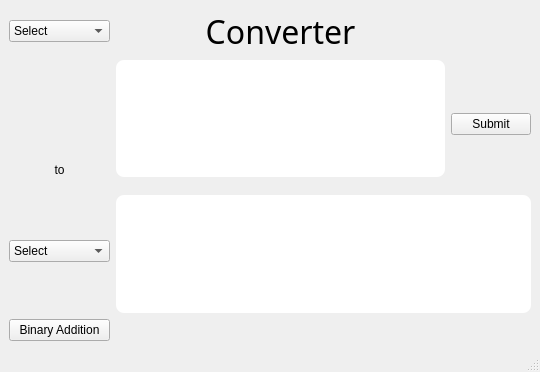
<?xml version="1.0" encoding="UTF-8"?>
<ui version="4.0">
 <class>MainWindow</class>
 <widget class="QMainWindow" name="MainWindow">
  <property name="geometry">
   <rect>
    <x>0</x>
    <y>0</y>
    <width>540</width>
    <height>372</height>
   </rect>
  </property>
  <property name="windowTitle">
   <string>MainWindow</string>
  </property>
  <widget class="QWidget" name="centralwidget">
   <layout class="QGridLayout" name="gridLayout">
    <item row="4" column="1" colspan="2">
     <widget class="QTextBrowser" name="outputbox">
      <property name="styleSheet">
       <string notr="true">QTextBrowser{
	border: 0px solid ;border-radius:8px; background-color: palette(base); 
}

QTextBrowser:hover{
	border: 1px solid rgb(193,225,193); border-radius:8px; background-color : palette(base)
}
</string>
      </property>
     </widget>
    </item>
    <item row="1" column="2" rowspan="3">
     <widget class="QPushButton" name="Submitbutton">
      <property name="styleSheet">
       <string notr="true"/>
      </property>
      <property name="text">
       <string>Submit</string>
      </property>
     </widget>
    </item>
    <item row="5" column="0">
     <widget class="QPushButton" name="binaryadditionbutton">
      <property name="text">
       <string>Binary Addition</string>
      </property>
     </widget>
    </item>
    <item row="1" column="1">
     <widget class="QTextEdit" name="userentry">
      <property name="cursor" stdset="0">
       <cursorShape>IBeamCursor</cursorShape>
      </property>
      <property name="styleSheet">
       <string notr="true">QTextEdit{
	border: 0px solid ;border-radius:8px; background-color: palette(base); 
}

QTextEdit:focus{
	border: 1px solid rgb(255,105,97); border-radius:8px; background-color : palette(base)
}

QTextEdit:hover{
	border: 1px solid rgb(255,105,97); border-radius:8px; background-color : palette(base)
}</string>
      </property>
     </widget>
    </item>
    <item row="3" column="0" rowspan="2">
     <widget class="QComboBox" name="choice2">
      <item>
       <property name="text">
        <string>Select</string>
       </property>
      </item>
      <item>
       <property name="text">
        <string>Binary</string>
       </property>
      </item>
      <item>
       <property name="text">
        <string>Denary</string>
       </property>
      </item>
      <item>
       <property name="text">
        <string>Hexadecimal</string>
       </property>
      </item>
     </widget>
    </item>
    <item row="0" column="0">
     <widget class="QComboBox" name="choice1">
      <property name="styleSheet">
       <string notr="true">QComboBox{

}</string>
      </property>
      <item>
       <property name="text">
        <string>Select</string>
       </property>
      </item>
      <item>
       <property name="text">
        <string>Binary</string>
       </property>
      </item>
      <item>
       <property name="text">
        <string>Denary</string>
       </property>
      </item>
      <item>
       <property name="text">
        <string>Hexadecimal</string>
       </property>
      </item>
     </widget>
    </item>
    <item row="0" column="1">
     <widget class="QLabel" name="label">
      <property name="font">
       <font>
        <family>SF Pro</family>
        <pointsize>24</pointsize>
        <weight>50</weight>
        <italic>false</italic>
        <bold>false</bold>
        <strikeout>false</strikeout>
        <kerning>false</kerning>
       </font>
      </property>
      <property name="text">
       <string>Converter</string>
      </property>
      <property name="alignment">
       <set>Qt::AlignCenter</set>
      </property>
      <property name="wordWrap">
       <bool>false</bool>
      </property>
     </widget>
    </item>
    <item row="1" column="0">
     <widget class="QLabel" name="label_2">
      <property name="enabled">
       <bool>true</bool>
      </property>
      <property name="text">
       <string>to</string>
      </property>
      <property name="scaledContents">
       <bool>false</bool>
      </property>
      <property name="alignment">
       <set>Qt::AlignBottom|Qt::AlignHCenter</set>
      </property>
      <property name="wordWrap">
       <bool>false</bool>
      </property>
     </widget>
    </item>
   </layout>
  </widget>
  <widget class="QMenuBar" name="menubar">
   <property name="geometry">
    <rect>
     <x>0</x>
     <y>0</y>
     <width>540</width>
     <height>24</height>
    </rect>
   </property>
  </widget>
  <widget class="QStatusBar" name="statusbar"/>
 </widget>
 <resources>
  <include location="tryagain.qrc"/>
 </resources>
 <connections/>
</ui>
